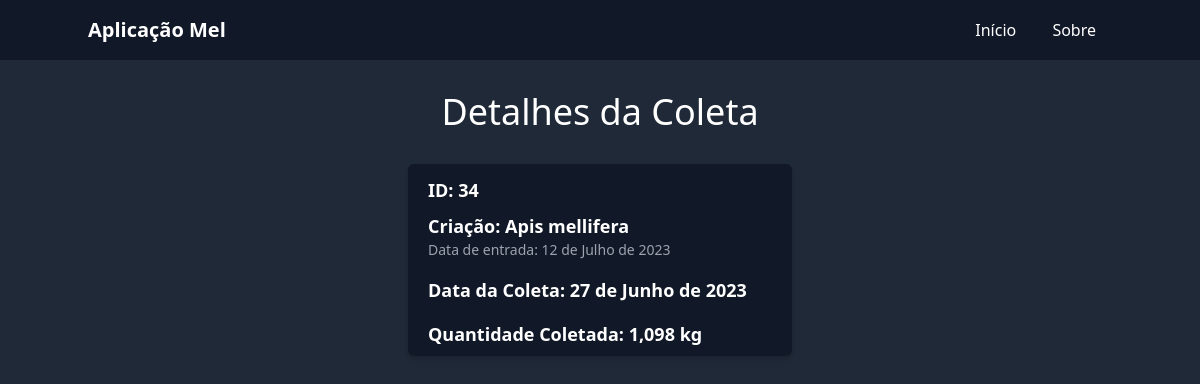
Page /coletas/34/ on the committed database.
### app_mel/models.py (models this page shows, shortened)
class Coleta(models.Model):
    id = models.AutoField(primary_key=True)
    criacao = models.ForeignKey(Criacao, on_delete=models.CASCADE)
    data = models.DateField()
    quantidade = models.DecimalField(decimal_places=3, max_digits=12)

class Criacao(models.Model):
  id = models.AutoField(primary_key=True)
  raca = models.TextField(max_length=120)
  data_entrada = models.DateField()

### app_mel/views.py (the view)
# urls.py: path('coletas/<int:pk>/', views.coleta_detail, name='coleta_detail'),
def coleta_detail(request, pk):
  coleta = get_object_or_404(Coleta, pk=pk)
  return render(request, 'coleta_detail.html', {'coleta': coleta})

### app_mel/templates/coleta_detail.html (shortened to what this page needs)
<!DOCTYPE html>
<html lang="en">
<head>
    <link href="https://cdn.jsdelivr.net/npm/tailwindcss@2.2.19/dist/tailwind.min.css" rel="stylesheet">
</head>
<body class="bg-gray-800 text-white">
<nav class="bg-gray-900 p-4">
    <div class="container mx-auto flex items-center justify-between">
        <a href="#" class="text-xl font-bold text-white">Aplicação Mel</a>
        <div>
            <a href="#" class="text-white px-4">Início</a>
            <a href="#" class="text-white px-4">Sobre</a>
        </div>
    </div>
</nav>
<div class="container mx-auto px-4 py-8">
    <h1 class="text-4xl mb-8 text-center">Detalhes da Coleta</h1>
    <div class="w-full max-w-sm mx-auto rounded-md shadow-md overflow-hidden bg-gray-900">
        <div class="flex justify-between px-5 pt-3">
            <h3 class="text-lg font-semibold">ID: {{ coleta.id }}</h3>
        </div>
        <div class="px-5 py-2">
            <h3 class="text-lg font-semibold">Criação: {{ coleta.criacao.raca }}</h3>
            <p class="text-sm text-gray-400">Data de entrada: {{ coleta.criacao.data_entrada }}</p>
        </div>
        <div class="px-5 py-2">
            <h3 class="text-lg font-semibold">Data da Coleta: {{ coleta.data }}</h3>
        </div>
        <div class="px-5 py-2">
            <h3 class="text-lg font-semibold">Quantidade Coletada: {{ coleta.quantidade }} kg</h3>
        </div>
    </div>
</div>
</body>
</html>

### rows in the picture
Coleta: id "34", criacao.raca "Apis mellifera", criacao.data_entrada "12 de Julho de 2023", data "27 de Junho de 2023", quantidade "1,098"
